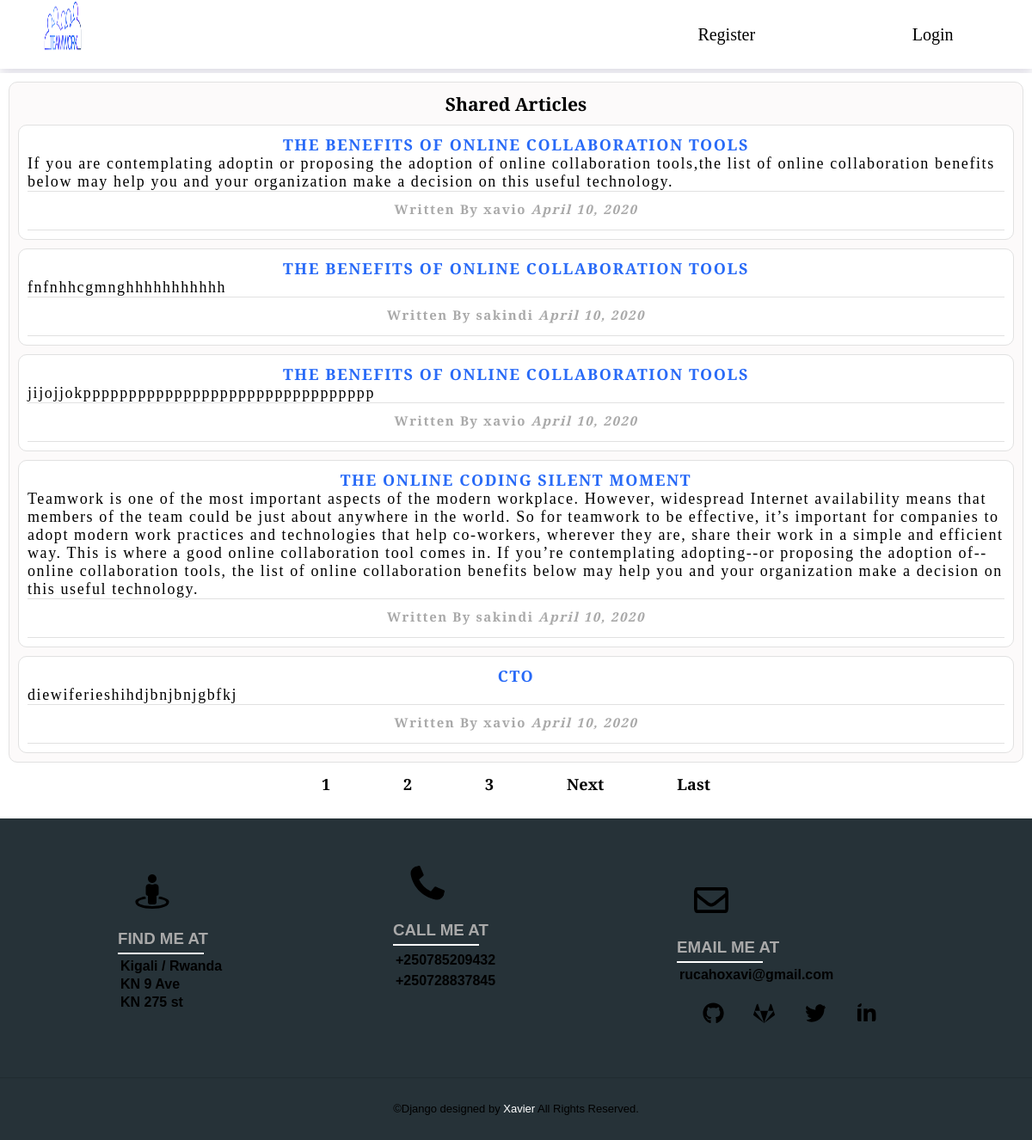
The app's page /, older data.
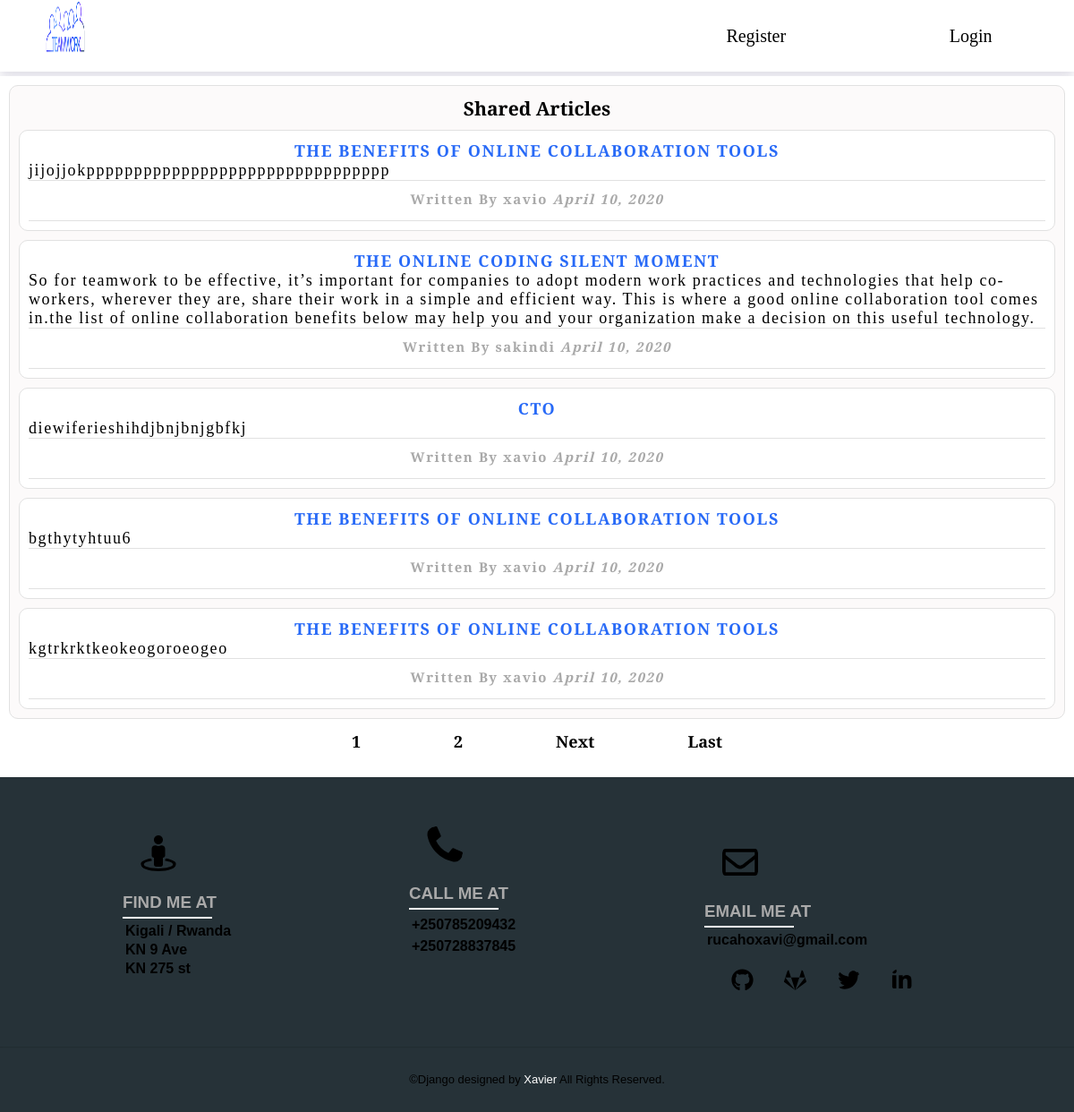
The same page, newer data.
### workdjango/models.py (models this page shows, shortened)
class Post(models.Model):
    title = models.CharField(max_length=100)
    content = models.TextField()
    date_posted = models.DateTimeField(default=timezone.now)
    author = models.ForeignKey(User, on_delete=models.CASCADE)

### workdjango/views.py (the view)
# urls.py: path('', PostListView.as_view(), name='blog-home'),
class PostListView(ListView):
    model = Post
    template_name = 'workdjango/home.html'
    context_object_name = 'posts'
    ordering = ['-date_posted']
    paginate_by = 5

### workdjango/templates/workdjango/home.html (shortened to what this page needs)
 {% extends "workdjango/base.html" %}
{% block content %}
<div class="shared-article-page">
  <div class="shared-form">
   <h3>Shared Articles</h3>
 {% for post in posts %}
<div class="info-card">
<a href="{% url 'post-detail' post.id %}"><h4>{{ post.title }}</h4></a>
<p> {{ post.content }}</p>
<div class="more">
<h5 class="author">Written By {{ post.author }} <i class="date">{{ post.date_posted|date:"F d, Y" }}</i></h5>
</div>
</div>
{% endfor %}
</div>
<div class="pagination">
  {% if is_paginated %}
  {% for num in page_obj.paginator.page_range %}
    {% if page_obj.number == num %}
      <a href="?page={{ num }}">{{ num }}</a>
    {% elif num > page_obj.number|add:'-3' and num < page_obj.number|add:'3' %}
      <a href="?page={{ num }}">{{ num }}</a>
    {% endif %}
  {% endfor %}
  {% if page_obj.has_next %}
    <a href="?page={{ page_obj.next_page_number }}">Next</a>
    <a href="?page={{ page_obj.paginator.num_pages }}">Last</a>
  {% endif %}
{% endif %}
   </div>
</div>
{% endblock content %}

### workdjango/templates/workdjango/base.html (shortened to what this page needs)
 {% load static %}
<!DOCTYPE html>
<html lang="en">
<head>
	 <link rel="stylesheet" type="text/css" href="{% static 'workdjango/nav.css' %}">
     <link rel="stylesheet" type="text/css" href="{% static 'workdjango/view-articles.css' %}">
     <link rel="stylesheet" type="text/css" href="{% static 'workdjango/create.css' %}">
     <link rel="stylesheet" type="text/css" href="{% static 'workdjango/write-article.css' %}">
     <link rel="stylesheet" type="text/css" href="{% static 'workdjango/pagination.css' %}">
	 <link rel="stylesheet" type="text/css" href="{% static 'workdjango/footer.css' %}">
</head>
<body>
  <nav>
    <div class="logo">
      <a href="{% url 'blog-home' %}"> <img src="{% static 'images/team.png' %}"></a>
        </div>
    <ul class="nav-links">
      {% if user.is_authenticated %}
      <li> <a href="{% url 'post-create' %}">New Article</a></li>
       <li> <a href="#">Profile</a></li>
     <li><a href="{% url 'logout' %}">Logout</a></li>
        {% else %}
      <li> <a href="{% url 'register' %}">Register</a></li>
      <li> <a href="{% url 'login' %}">Login</a></li>
      {% endif %}
    </ul>
  </nav>
  {% block content %}
   {% endblock %}
   <footer class="mainfooter">
    <div class="left">
    <div>
       <img src="{% static 'images/street-view-solid.svg' %}">
     </div>
      <div>
      <h3>FIND ME AT</h3>
      </div>
      <div>
               <p>Kigali / Rwanda</p>
      </div>
      <div>
       <p> KN 9 Ave</p>
              </div>
              <div>
       <p>KN 275 st</p>
      </div>
    </div>
    <div class="center">
              <div>
              <img src="{% static 'images/phone-alt-solid.svg' %}">
              </div>
      <div>
       <h3>CALL ME AT</h3>
      </div>
      <div>
          <p>+250785209432</p>
      </div>
      <div>
       <p>+250728837845</p>
              </div>
    </div>
    <div class="right">
                  <div class="msg">
                  <img src="{% static 'images/envelope-regular.svg' %}">
                  </div>
          <div>
          <h3>EMAIL ME AT</h3>
          </div>
        <div>
        <p>rucahoxavi@gmail.com</p>
        </div>
              <p class="icon">
                  <div>
                 <a href="https://github.com/Rxavio"> <img src="{% static 'images/github-brands.svg' %}"></a>
                 <a href="https://gitlab.com/"> <img src="{% static 'images/gitlab-brands.svg' %}"></a>
                  <a href="https://twitter.com/"><img src="{% static 'images/twitter-brands.svg' %}"></a>
                  <a href="#"><img src="{% static 'images/linkedin-in-brands.svg' %}"></a>
                  </div>
              </p>
          </div>
      </footer>
  <section class="footer">
       &copy;Django designed by<span> Xavier </span> All Rights Reserved.
  </section>
</body>
</html>

### workdjango/static/workdjango/nav.css (style rules this page uses)
:root { --primaryColor: rgb(40, 106, 247); --mainWhite: #ffffff; --mainGrey: #ececec; --mainBlack: #000000; --color-primary: #263238; --color-secondary: darkgrey; --mainSpacing: 0.1rem; --mainTransition: all .5s ease; }
* { margin: 0; padding: 0; box-sizing: border-box; }
body { font-family: 'Crimson Text'; font-size:18px; }
nav { height: 10vh; width: 100%; background: var(--mainWhite); z-index: 2; box-shadow: 0 7px 12px 0 rgba(62,57,107,.16); }
.logo { position: absolute; float: left; margin-left: 50px; }
.logo img { width: 30%; height: 60px; float: left; }
.nav-links { display: flex; list-style: none; width: 40%; height: 100%; justify-content: space-around; align-items: center; margin-left: auto; }
.nav-links li a { color: var(--mainBlack); text-decoration: none; font-size: 20px; }

### workdjango/static/workdjango/view-articles.css (style rules this page uses)
:root { --primaryColor: rgb(40, 106, 247); --mainWhite: #ffffff; --mainGrey: #ececec; --mainBlack: #000000; --color-primary: #263238; --color-secondary: darkgrey; --mainSpacing: 0.1rem; --mainTransition: all .5s ease; }
.shared-article-page { background: #ffffff; width: 60%; height:auto; margin-top: 30px; margin-left: auto; margin-right: auto; }
.shared-form { position: relative; z-index: 1; background: rgb(252, 250, 250); width: 100%; margin: 0 auto 100px; padding: 45px; text-align: center; box-sizing: border-box; float:left; border: 1px solid #e1e1e1; border-radius: 10px; }
.info-card .more { border-bottom:1px solid #e1e1e1; height: 35px; }
a { text-decoration: none; color: var(--mainBlack); }
.info-card { height: auto; box-sizing: border-box; padding: 10px 10px; width: 100%; text-align: center; border: 1px solid #e1e1e1; padding: 10px 10px; background: var(--mainWhite); margin-top: 10px; border-radius: 10px; }
.info-card h4 { text-transform: uppercase; color: var(--primaryColor); letter-spacing: var(--mainSpacing); }
.info-card p { text-align: left; letter-spacing: var(--mainSpacing); border-bottom: 1px solid #e1e1e1; }
.info-card .author { color: var(--color-secondary); margin-left: 0; margin-bottom: 0px; margin-top:10px; letter-spacing: var(--mainSpacing); }
.info-card .author .date { color: var(--color-secondary); letter-spacing: var(--mainSpacing); }
@media only screen and (min-width: 300px) and (max-width: 1200px) { .shared-article-page { width:100%; margin-bottom: 0px; padding: 10px; margin-top: 5px; } }
@media only screen and (min-width: 300px) and (max-width: 1200px) { .shared-form { width: 100%; padding: 10px; margin-bottom: 5px; } }
@media only screen and (min-width: 300px) and (max-width: 1200px) { .info-card { width:100%; height: auto; } }
@media only screen and (min-width: 300px) and (max-width: 1200px) { .info-card .author { margin: auto; margin-bottom: 10px; margin-top: 10px; } }
@media only screen and (min-width: 300px) and (max-width: 1200px) { .info-card .author .date { margin: auto; text-align: center; } }

### workdjango/static/workdjango/create.css (style rules this page uses)
:root { --primaryColor: rgb(40, 106, 247); --mainWhite: #ffffff; --mainGrey: #ececec; --color-primary: #263238; --color-secondary: darkgrey; --mainSpacing: 0.1rem; --mainTransition: all .5s ease; }
a { text-decoration: none; color: var(--color-primary); }

### workdjango/static/workdjango/write-article.css (style rules this page uses)
:root { --primaryColor: rgb(40, 106, 247); --mainWhite: #ffffff; --mainGrey: #ececec; --mainBlack: #000000; --color-primary: #263238; --color-secondary: darkgrey; --color-second: #5EC6FF; --mainSpacing: 0.1rem; --mainTransition: all .5s ease; }

### workdjango/static/workdjango/pagination.css (style rules this page uses)
.pagination { display: inline-block; width: 50%; margin-left: 25%; margin-bottom: 10px; display: flex; justify-content: space-evenly; }
.pagination a { color: black; float: left; font-weight: bold; padding: 8px 16px; text-decoration: none; }

Row changes from the older to the newer data that the page shows:
removed Post: title "THE BENEFITS OF ONLINE COLLABORATION TOOLS", content "If you are contemplating adoptin or proposing the adoption of online collaboration tools,the list of online collaboration benefits below may help you and your organization make a decision on this useful technology.", author "xavio", date_posted "April 10, 2020"
removed Post: title "THE BENEFITS OF ONLINE COLLABORATION TOOLS", content "fnfnhhcgmnghhhhhhhhhhh", author "sakindi", date_posted "April 10, 2020"
changed Post "THE ONLINE CODING SILENT MOMENT": content "Teamwork is one of the most important aspects of the modern workplace. However, widespread Internet availability means that members of the team could be just about anywhere in the world. So for teamwork to be effective, it’s important for companies to adopt modern work practices and technologies that help co-workers, wherever they are, share their work in a simple and efficient way. This is where a good online collaboration tool comes in. If you’re contemplating adopting--or proposing the adoption of--online collaboration tools, the list of online collaboration…" → "So for teamwork to be effective, it’s important for companies to adopt modern work practices and technologies that help co-workers, wherever they are, share their work in a simple and efficient way. This is where a good online collaboration tool comes in.the list of online collaboration…"
now on this page (row unchanged): Post: title "THE BENEFITS OF ONLINE COLLABORATION TOOLS", content "bgthytyhtuu6", author "xavio", date_posted "April 10, 2020"
now on this page (row unchanged): Post: title "THE BENEFITS OF ONLINE COLLABORATION TOOLS", content "kgtrkrktkeokeogoroeogeo", author "xavio", date_posted "April 10, 2020"
Text that changed along with them:
list line gone: "3"
